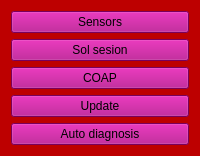
            <widget class="QWidget" name="Nitro">
             <property name="styleSheet">
              <string notr="true">background-color: rgb(189, 0, 0);</string>
             </property>
             <layout class="QVBoxLayout" name="verticalLayout_3">
              <item>
               <widget class="QPushButton" name="btn_sensor">
                <property name="styleSheet">
                 <string notr="true">background-color: rgb(170, 0, 127);</string>
                </property>
                <property name="text">
                 <string>Sensors</string>
                </property>
               </widget>
              </item>
              <item>
               <widget class="QPushButton" name="btn_sol">
                <property name="styleSheet">
                 <string notr="true">background-color: rgb(170, 0, 127);</string>
                </property>
                <property name="text">
                 <string>Sol sesion</string>
                </property>
               </widget>
              </item>
              <item>
               <widget class="QPushButton" name="btn_coap">
                <property name="styleSheet">
                 <string notr="true">background-color: rgb(170, 0, 127);</string>
                </property>
                <property name="text">
                 <string>COAP</string>
                </property>
               </widget>
              </item>
              <item>
               <widget class="QPushButton" name="btn_up">
                <property name="styleSheet">
                 <string notr="true">background-color: rgb(170, 0, 127);</string>
                </property>
                <property name="text">
                 <string>Update</string>
                </property>
               </widget>
              </item>
              <item>
               <widget class="QPushButton" name="pushButton_7">
                <property name="styleSheet">
                 <string notr="true">background-color: rgb(170, 0, 127);</string>
                </property>
                <property name="text">
                 <string>Auto diagnosis</string>
                </property>
               </widget>
              </item>
             </layout>
            </widget>
